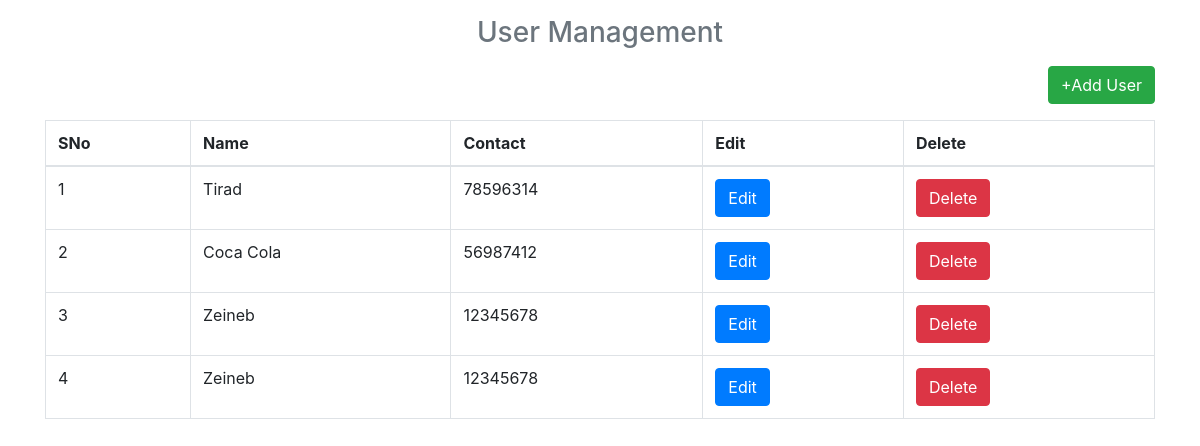
The page /index on the database as committed earlier.
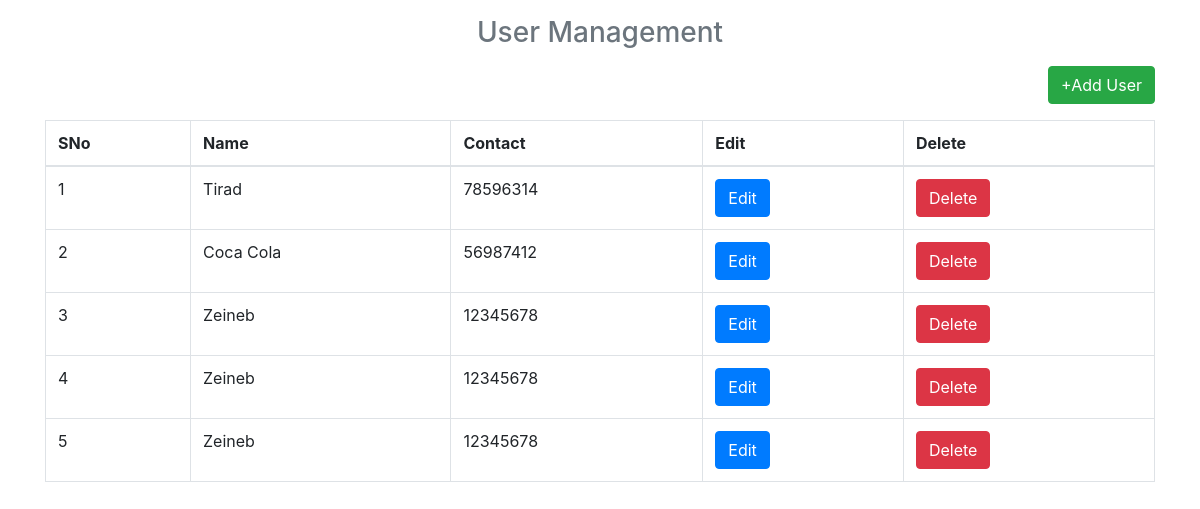
The same page on the database as committed later.
### tables this page shows
CREATE TABLE "users" (
	"UID"	INTEGER PRIMARY KEY AUTOINCREMENT,
	"UNAME"	TEXT,
	"CONTACT"	TEXT
);

### app.py (the view)
    @app.route("/")
    @app.route("/index")
    def index():
        data = get_users()
        return render_template("index.html",datas=data)

### users.py (called while the page is built)
def get_users():
    con=sql.connect("db_web.db")
    con.row_factory=sql.Row
    data=con.execute("select * from users").fetchall()
    return data

### templates/index.html
{% extends 'layout.html' %}
{% block body %}
  <h3 class='text-center text-muted mb-3'>User Management </h3>
  <p class='text-right'><a href='{{url_for("add_user")}}' class='btn btn-success ' id="Add">+Add User</a></p>
  <table class='table table-bordered' id="test">
    <thead>
      <th>SNo</th>
      <th>Name</th>
      <th>Contact</th>
      <th>Edit</th>
      <th>Delete</th>
    </thead>
    <tbody>
      {% for row in datas %}
        <tr>
          <td>{{loop.index}}</td>
          <td>{{row.UNAME}}</td>
          <td>{{row.CONTACT}}</td>
          <td><a href='{{url_for("edit_user",uid=row.UID)}}' class='btn btn-primary' id="Edit">Edit</a></td>
          <td><a href='{{url_for("delete_user",uid=row.UID)}}' class='btn btn-danger' onclick='`return confirm("Are You Sure")`' id="Delete">Delete</a></td>
        </tr>
      {%endfor%}
    </tbody>
  </table>
{% endblock %}

### templates/layout.html (shortened to what this page needs)
<html>
  <head>
    <link rel="stylesheet" href="https://maxcdn.bootstrapcdn.com/bootstrap/4.0.0/css/bootstrap.min.css">
  </head>
  <body>
    <div class='container pt-3'>
      {% block body %}
      {% endblock %}
    </div>
  </body>
</html>

Rows that differ between the two databases and show on the page:
added users: UNAME "Zeineb", CONTACT "12345678"
